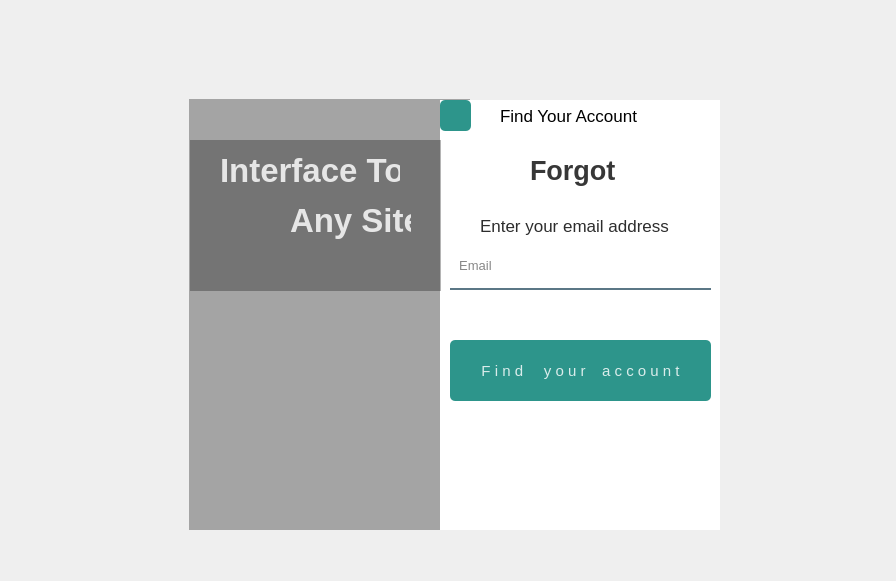
<?xml version="1.0" encoding="UTF-8"?>
<ui version="4.0">
 <class>Form</class>
 <widget class="QWidget" name="Form">
  <property name="geometry">
   <rect>
    <x>0</x>
    <y>0</y>
    <width>896</width>
    <height>581</height>
   </rect>
  </property>
  <property name="font">
   <font>
    <pointsize>10</pointsize>
   </font>
  </property>
  <property name="windowTitle">
   <string>Form</string>
  </property>
  <widget class="QWidget" name="widget" native="true">
   <property name="geometry">
    <rect>
     <x>170</x>
     <y>70</y>
     <width>550</width>
     <height>500</height>
    </rect>
   </property>
   <property name="styleSheet">
    <string notr="true">QPushButton#pushButton, #pushButton_2, #pushButton_3{
	background-color: qlineargradient(spread:pad, x:1.0, y:1.0,stop:0 rgba(11, 131, 120, 219), stop:1 rgba(85, 98, 112, 226));
    color:rgba(255,255,255,210);
    border-radius:5px;
}
QPushButton#pushButton:hover ,#pushButton_2:hover, #pushButton_3:hover{
	background-color: qradialgradient(spread:repeat, cx:0.5, cy:0.5, radius:0.077, fx:0.5, fy:0.5, stop:0 rgba(0, 169, 255, 147), stop:0.497326 rgba(0, 0, 0, 147), stop:1 rgba(0, 169, 255, 147));
   background-color: qlineargradient(spread:pad, x:1.0, y:1.0,stop:0 rgba(150, 123, 111, 219), stop:1 rgba(85, 81, 84, 226));
}
QPushButton#pushButton:pressed, #pushButton_2:pressed, #pushButton_3:pressed{
    padding-left:5px;
    padding-top:5px;
    background-color:rgba(150,123,111,255);
}</string>
   </property>
   <widget class="QLabel" name="label">
    <property name="geometry">
     <rect>
      <x>19</x>
      <y>30</y>
      <width>301</width>
      <height>430</height>
     </rect>
    </property>
    <property name="styleSheet">
     <string notr="true">border-image: url(:/images/Spring.jpeg);
background-repeat:no-repeat;
border-top-left-raduis:10px;

</string>
    </property>
    <property name="text">
     <string/>
    </property>
   </widget>
   <widget class="QLabel" name="label_2">
    <property name="geometry">
     <rect>
      <x>19</x>
      <y>29</y>
      <width>281</width>
      <height>431</height>
     </rect>
    </property>
    <property name="styleSheet">
     <string notr="true">background-color:rgba(0,0,0,80);
background-repeat:no-repeat;
border-top-left-raduis:10px;
</string>
    </property>
    <property name="text">
     <string/>
    </property>
   </widget>
   <widget class="QLabel" name="label_3">
    <property name="geometry">
     <rect>
      <x>270</x>
      <y>30</y>
      <width>301</width>
      <height>430</height>
     </rect>
    </property>
    <property name="styleSheet">
     <string notr="true">background-color:rgba(255,255,255,255);
border-bottom-right-raduis:50px;</string>
    </property>
    <property name="text">
     <string/>
    </property>
   </widget>
   <widget class="QLabel" name="label_4">
    <property name="geometry">
     <rect>
      <x>360</x>
      <y>80</y>
      <width>100</width>
      <height>40</height>
     </rect>
    </property>
    <property name="font">
     <font>
      <pointsize>20</pointsize>
      <weight>75</weight>
      <bold>true</bold>
     </font>
    </property>
    <property name="styleSheet">
     <string notr="true">color:rgba(0,0,0,200);</string>
    </property>
    <property name="text">
     <string>Forgot</string>
    </property>
   </widget>
   <widget class="QLineEdit" name="lineEdit_2">
    <property name="geometry">
     <rect>
      <x>280</x>
      <y>180</y>
      <width>261</width>
      <height>40</height>
     </rect>
    </property>
    <property name="styleSheet">
     <string notr="true">background-color:rgba(0,0,0,0);
border:none;
border-bottom:2px solid rgba(46,82,101,200);
color:rgba(0,0,0,240);
padding-bottom:7px;</string>
    </property>
    <property name="echoMode">
     <enum>QLineEdit::Normal</enum>
    </property>
    <property name="placeholderText">
     <string>  Email</string>
    </property>
   </widget>
   <widget class="QPushButton" name="pushButton">
    <property name="geometry">
     <rect>
      <x>280</x>
      <y>270</y>
      <width>261</width>
      <height>61</height>
     </rect>
    </property>
    <property name="font">
     <font>
      <pointsize>11</pointsize>
     </font>
    </property>
    <property name="styleSheet">
     <string notr="true"/>
    </property>
    <property name="text">
     <string>F i n d     y o u r    a c c o u n t</string>
    </property>
   </widget>
   <widget class="QLabel" name="label_5">
    <property name="geometry">
     <rect>
      <x>310</x>
      <y>140</y>
      <width>201</width>
      <height>31</height>
     </rect>
    </property>
    <property name="font">
     <font>
      <pointsize>13</pointsize>
     </font>
    </property>
    <property name="styleSheet">
     <string notr="true">color: rgba(0,0,0,210);</string>
    </property>
    <property name="text">
     <string>Enter your email address</string>
    </property>
   </widget>
   <widget class="QLabel" name="label_6">
    <property name="geometry">
     <rect>
      <x>20</x>
      <y>70</y>
      <width>251</width>
      <height>151</height>
     </rect>
    </property>
    <property name="styleSheet">
     <string notr="true">background-color:rgba(0,0,0,75);</string>
    </property>
    <property name="text">
     <string/>
    </property>
   </widget>
   <widget class="QLabel" name="label_7">
    <property name="geometry">
     <rect>
      <x>50</x>
      <y>80</y>
      <width>180</width>
      <height>40</height>
     </rect>
    </property>
    <property name="font">
     <font>
      <pointsize>25</pointsize>
      <weight>75</weight>
      <bold>true</bold>
     </font>
    </property>
    <property name="styleSheet">
     <string notr="true">color:rgba(255,255,255,210);</string>
    </property>
    <property name="text">
     <string>Interface To</string>
    </property>
   </widget>
   <widget class="QLabel" name="label_8">
    <property name="geometry">
     <rect>
      <x>120</x>
      <y>130</y>
      <width>121</width>
      <height>40</height>
     </rect>
    </property>
    <property name="font">
     <font>
      <pointsize>25</pointsize>
      <weight>75</weight>
      <bold>true</bold>
     </font>
    </property>
    <property name="styleSheet">
     <string notr="true">color:rgba(255,255,255,210);</string>
    </property>
    <property name="text">
     <string>Any Site</string>
    </property>
   </widget>
   <widget class="QLabel" name="label_9">
    <property name="geometry">
     <rect>
      <x>330</x>
      <y>30</y>
      <width>151</width>
      <height>31</height>
     </rect>
    </property>
    <property name="font">
     <font>
      <pointsize>13</pointsize>
     </font>
    </property>
    <property name="text">
     <string>Find Your Account</string>
    </property>
   </widget>
   <widget class="QPushButton" name="pushButton_2">
    <property name="geometry">
     <rect>
      <x>270</x>
      <y>30</y>
      <width>31</width>
      <height>31</height>
     </rect>
    </property>
    <property name="styleSheet">
     <string notr="true">border-image: url(:/images/back.jpeg);</string>
    </property>
    <property name="text">
     <string/>
    </property>
   </widget>
  </widget>
 </widget>
 <resources>
  <include location="../Photos/res.qrc"/>
 </resources>
 <connections/>
</ui>
